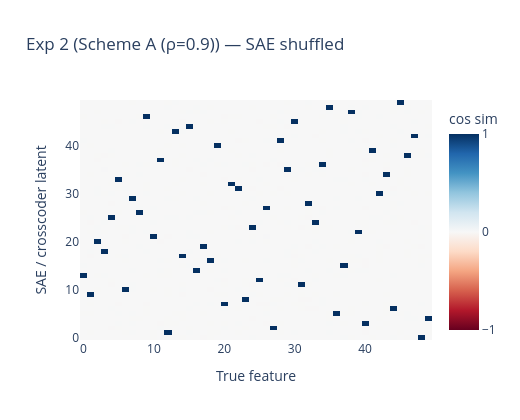
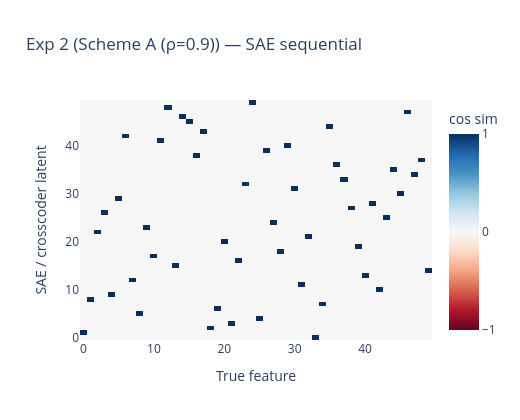
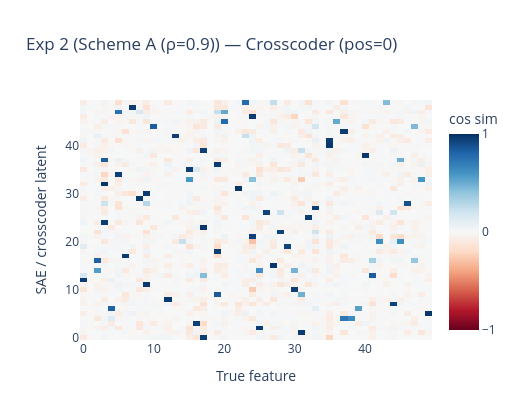

Source (notebook cell) for these figures, in order:
### Code cell
m_sae2_shuf = feature_recovery_score(sae_exp2_shuf.W_dec.T, TRUE_FEATURES)
m_sae2_seq  = feature_recovery_score(sae_exp2_seq.W_dec.T,  TRUE_FEATURES)
m_cross2    = feature_recovery_score(cc_exp2.decoder_directions(pos=0), TRUE_FEATURES)

print(f'\n=== Exp 2 results ===')
print_recovery('SAE shuffled  ', m_sae2_shuf)
print_recovery('SAE sequential', m_sae2_seq)
print_recovery('Crosscoder    ', m_cross2)

ALL_RESULTS.append({
    'label': 'Exp 2\nScheme A (ρ=0.9)',
    'sae_shuffled':   m_sae2_shuf,
    'sae_sequential': m_sae2_seq,
    'crosscoder':     m_cross2,
})

plot_recovery_heatmap(sae_exp2_shuf.W_dec.T, TRUE_FEATURES,
                      title='Exp 2 (Scheme A (ρ=0.9)) — SAE shuffled')
plot_recovery_heatmap(sae_exp2_seq.W_dec.T,  TRUE_FEATURES,
                      title='Exp 2 (Scheme A (ρ=0.9)) — SAE sequential')
plot_recovery_heatmap(cc_exp2.decoder_directions(pos=0), TRUE_FEATURES,
                      title='Exp 2 (Scheme A (ρ=0.9)) — Crosscoder (pos=0)')

### Figure 1 — Plotly figure (JSON) as saved in the notebook; plotly's stock layout.template omitted (floating-point values rounded to 4 significant figures; data arrays with more than 128 entries replaced by an {"elided": "..."} marker saying what was removed)
{"data": [{"colorbar": {"dtick": 1, "tickvals": [-1, 0, 1], "title": {"text": "cos sim"}}, "colorscale": [[0, "rgb(103,0,31)"], [0.1, "rgb(178,24,43)"], [0.2, "rgb(214,96,77)"], [0.3, "rgb(244,165,130)"], [0.4, "rgb(253,219,199)"], [0.5, "rgb(247,247,247)"], [0.6, "rgb(209,229,240)"], [0.7, "rgb(146,197,222)"], [0.8, "rgb(67,147,195)"], [0.9, "rgb(33,102,172)"], [1, "rgb(5,48,97)"]], "hovertemplate": "True feature: %{x}<br>SAE latent: %{y}<br>Cos sim: %{z:.3f}<extra></extra>", "type": "heatmap", "z": {"elided": "50x50 float values"}, "zmax": 1, "zmin": -1}], "layout": {"height": 420, "title": {"text": "Exp 2 (Scheme A (ρ=0.9)) — SAE shuffled"}, "width": 520, "xaxis": {"title": {"text": "True feature"}}, "yaxis": {"title": {"text": "SAE / crosscoder latent"}}}}

### Figure 2 — Plotly figure (JSON) as saved in the notebook; plotly's stock layout.template omitted (floating-point values rounded to 4 significant figures; data arrays with more than 128 entries replaced by an {"elided": "..."} marker saying what was removed)
{"data": [{"colorbar": {"dtick": 1, "tickvals": [-1, 0, 1], "title": {"text": "cos sim"}}, "colorscale": [[0, "rgb(103,0,31)"], [0.1, "rgb(178,24,43)"], [0.2, "rgb(214,96,77)"], [0.3, "rgb(244,165,130)"], [0.4, "rgb(253,219,199)"], [0.5, "rgb(247,247,247)"], [0.6, "rgb(209,229,240)"], [0.7, "rgb(146,197,222)"], [0.8, "rgb(67,147,195)"], [0.9, "rgb(33,102,172)"], [1, "rgb(5,48,97)"]], "hovertemplate": "True feature: %{x}<br>SAE latent: %{y}<br>Cos sim: %{z:.3f}<extra></extra>", "type": "heatmap", "z": {"elided": "50x50 float values"}, "zmax": 1, "zmin": -1}], "layout": {"height": 420, "title": {"text": "Exp 2 (Scheme A (ρ=0.9)) — SAE sequential"}, "width": 520, "xaxis": {"title": {"text": "True feature"}}, "yaxis": {"title": {"text": "SAE / crosscoder latent"}}}}

### Figure 3 — Plotly figure (JSON) as saved in the notebook; plotly's stock layout.template omitted (floating-point values rounded to 4 significant figures; data arrays with more than 128 entries replaced by an {"elided": "..."} marker saying what was removed)
{"data": [{"colorbar": {"dtick": 1, "tickvals": [-1, 0, 1], "title": {"text": "cos sim"}}, "colorscale": [[0, "rgb(103,0,31)"], [0.1, "rgb(178,24,43)"], [0.2, "rgb(214,96,77)"], [0.3, "rgb(244,165,130)"], [0.4, "rgb(253,219,199)"], [0.5, "rgb(247,247,247)"], [0.6, "rgb(209,229,240)"], [0.7, "rgb(146,197,222)"], [0.8, "rgb(67,147,195)"], [0.9, "rgb(33,102,172)"], [1, "rgb(5,48,97)"]], "hovertemplate": "True feature: %{x}<br>SAE latent: %{y}<br>Cos sim: %{z:.3f}<extra></extra>", "type": "heatmap", "z": {"elided": "50x50 float values"}, "zmax": 1, "zmin": -1}], "layout": {"height": 420, "title": {"text": "Exp 2 (Scheme A (ρ=0.9)) — Crosscoder (pos=0)"}, "width": 520, "xaxis": {"title": {"text": "True feature"}}, "yaxis": {"title": {"text": "SAE / crosscoder latent"}}}}
